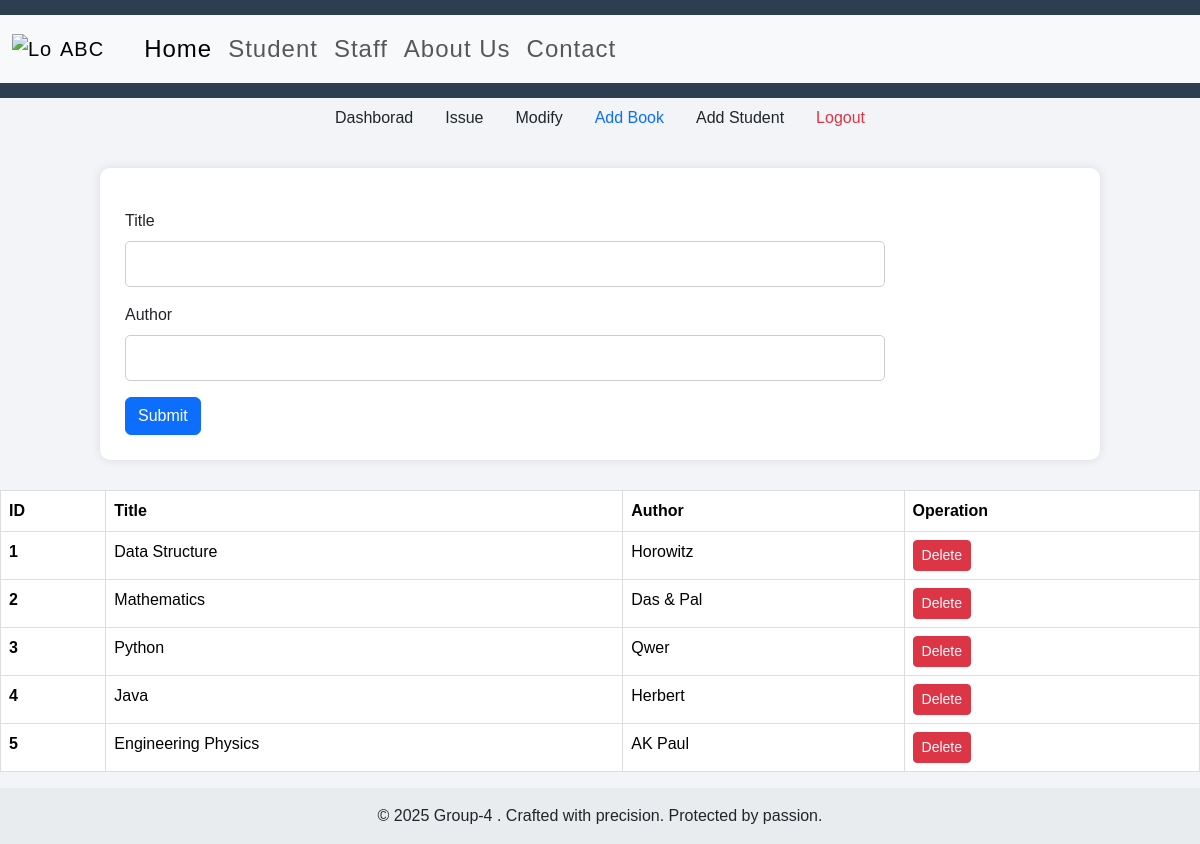
The page /add_book on the database its author committed.
### app.py (models this page shows)
class Book(db.Model):
    id = db.Column(db.Integer,primary_key=True)
    title = db.Column(db.String(50))
    author = db.Column(db.String(50))
    user = db.Column(db.String(10),default=None) #took
    date = db.Column(db.Date,default=None) #when

### app.py (the view, shortened to what this page needs)
@app.route("/add_book",methods=["POST","GET"])
def Add_Book():
    return render_template("add_book.html", books=Book.query.all())

### templates/add_book.html (shortened to what this page needs)
{% extends "base.html" %}
{% block b %}
<ul class="nav justify-content-center">
  <li class="nav-item">
    <a class="nav-link text-dark" href="/dashboard">Dashborad</a>
  </li>
  <li class="nav-item">
    <a class="nav-link text-dark" href="/issue">Issue</a>
  </li>
  <li class="nav-item">
    <a class="nav-link text-dark" href="/modify">Modify</a>
  </li>
  <li class="nav-item">
    <a class="nav-link active" href="/add_book">Add Book</a>
  </li>
  <li class="nav-item">
    <a class="nav-link text-dark" href="/addstu">Add Student</a>
  </li>
  <li class="nav-item">
    <a class="nav-link text-danger" href="/logout">Logout</a>
  </li>
</ul>
<div class="container">
    <form method="post" action="/add_book">
        <div class="mb-3 my-3">
            <label class="form-label">Title</label>
            <input type="text" name="Title" class="form-control">
        </div>
        <div class="mb-3">
            <label class="form-label">Author</label>
            <input type="text" name="Author" class="form-control">
        </div>
        <button type="submit" class="btn btn-primary">Submit</button>
    </form>
</div>
<table class="table">
    <thead>
        <tr>
            <th scope="col">ID</th>
            <th scope="col">Title</th>
            <th scope="col">Author</th>
            <th scope="col">Operation</th>
        </tr>
    </thead>
    <tbody>
        {% for book in books %}
        <tr>
            <th scope="row">{{loop.index}}</th>
            <td>{{book.title}}</td>
            <td>{{book.author}}</td>
            <td><a href="/delbook/{{book.id}}" type="button" class="btn btn-sm btn-danger">Delete</a></td>
        </tr>
        {% endfor %}
    </tbody>
</table>
{% endblock b %}

### static/style.css (style rules this page uses)
body { font-family: 'Poppins', sans-serif; background: #f2f4f7; margin: 0; padding: 0; }
.container { width: 90%; max-width: 1000px; margin: 30px auto; background: #fff; padding: 25px; border-radius: 10px; box-shadow: 0 0 10px rgba(0,0,0,0.1); }
input[type="text"] { width: 80%; padding: 10px; border: 1px solid #ccc; border-radius: 5px; font-size: 16px; }
button { padding: 10px 15px; background: #3498db; color: white; border: none; border-radius: 5px; cursor: pointer; font-size: 16px; }
table { width: 100%; border-collapse: collapse; margin-top: 10px; }
th, td { border: 1px solid #ddd; text-align: left; padding: 10px; }
th { background-color: #3498db; color: white; }
tr:nth-child(even) { background-color: #f9f9f9; }

### rows shown on the page
Book: title "Data Structure", author "Horowitz"
Book: title "Mathematics", author "Das & Pal"
Book: title "Python", author "Qwer"
Book: title "Java", author "Herbert"
Book: title "Engineering Physics", author "AK Paul"
